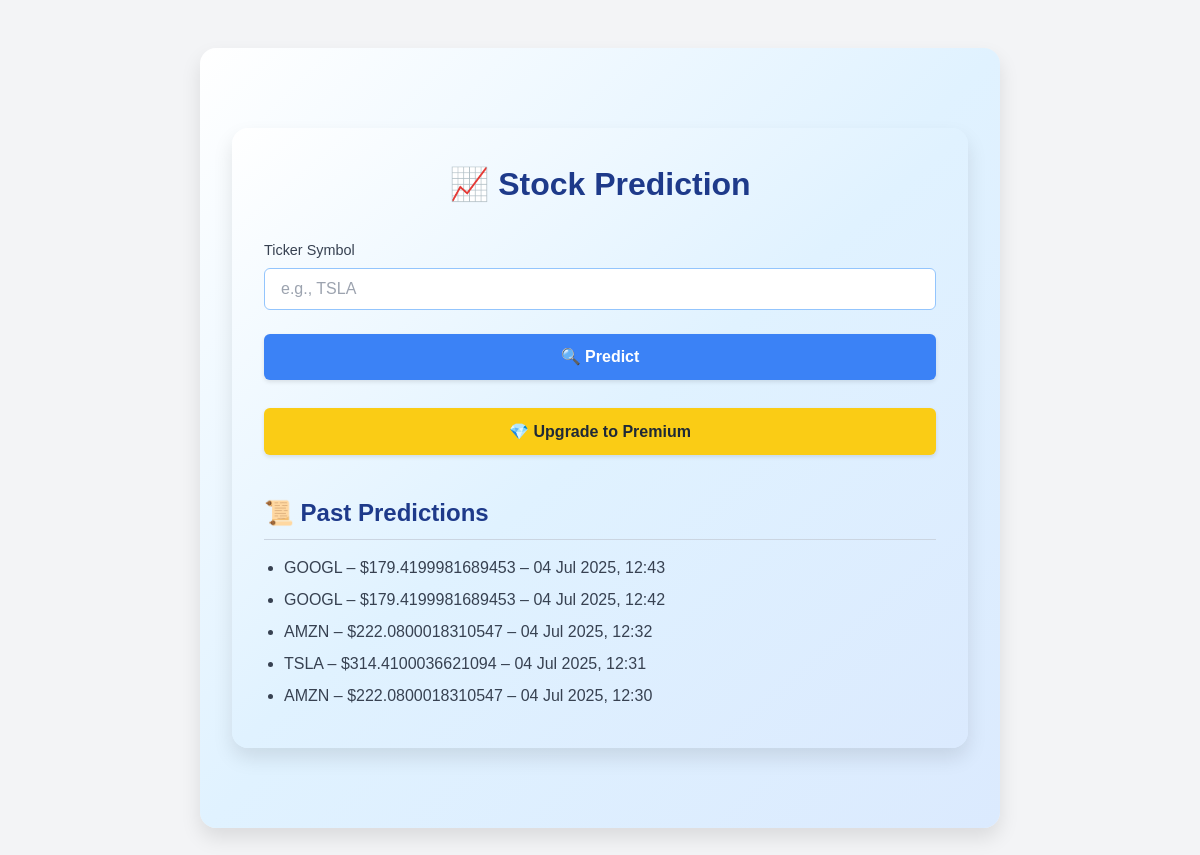
The app's page / (signed in), older data.
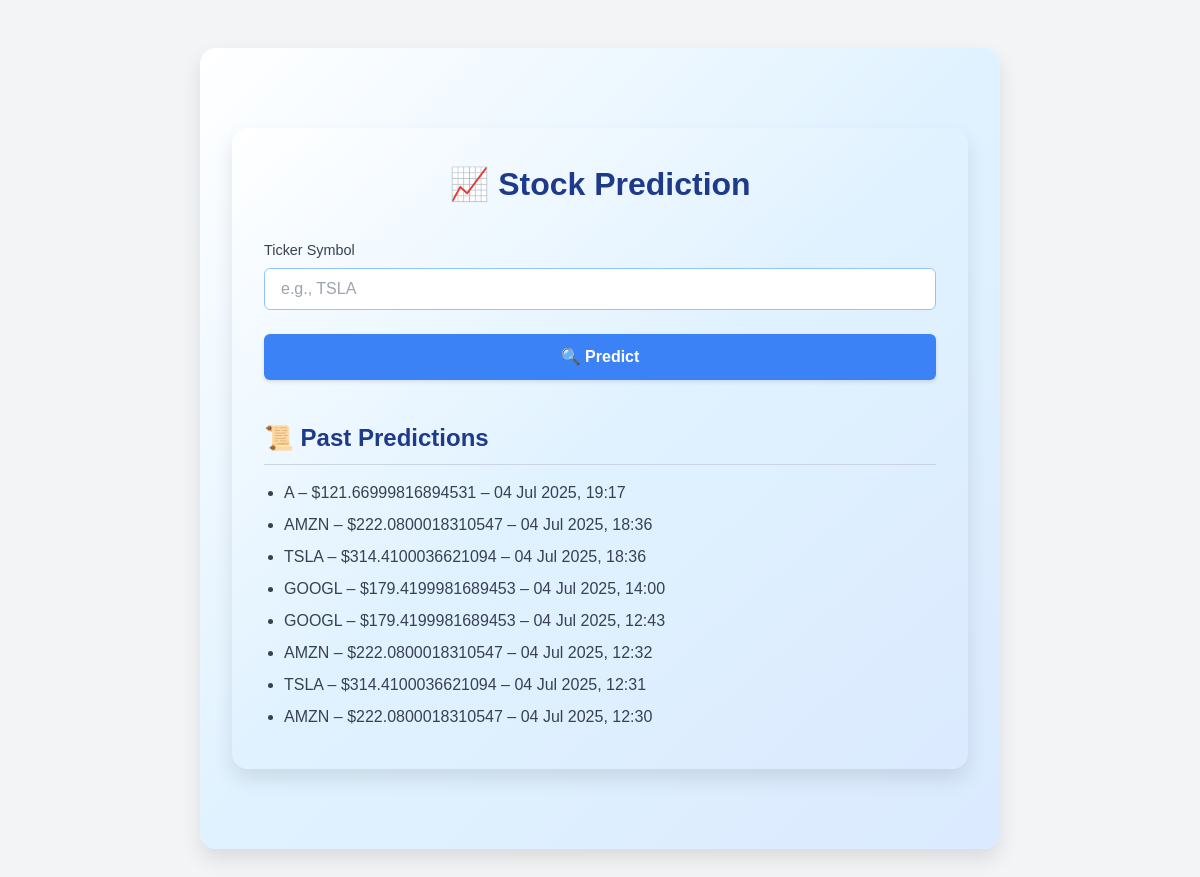
The same page, newer data.
### api/models.py (models this page shows, shortened)
class Prediction(models.Model):
    user = models.ForeignKey(User, on_delete=models.CASCADE)
    ticker = models.CharField(max_length=10)
    predicted_price = models.FloatField()
    created_at = models.DateTimeField(auto_now_add=True)
    metrics = models.JSONField(default=dict)
    chart1_path = models.CharField(max_length=255)
    chart2_path = models.CharField(max_length=255)

### api/views.py (the view, shortened to what this page needs)
# urls.py: path("", dashboard, name="dashboard"),
@login_required
def dashboard(request):
    prediction = None
    chart1_url = chart2_url = None
    user = request.user
    return render(request, "dashboard.html", {
        "prediction": prediction,
        "chart1_url": chart1_url,
        "chart2_url": chart2_url,
        "past_predictions": Prediction.objects.filter(user=user).order_by("-created_at"),
        "is_paid": Membership.objects.filter(user=request.user, is_paid=True).exists(),
    })

### templates/dashboard.html (shortened to what this page needs)
{% extends "base.html" %}
{% block content %}
<div class="container">
  <h1 class="heading">📈 Stock Prediction</h1>
  <form id="predict-form" method="POST">
    <div class="form-group">
      <label for="ticker">Ticker Symbol</label>
      <input type="text" name="ticker" id="ticker" placeholder="e.g., TSLA" required autocomplete="off">
    </div>
    <button type="submit" class="btn btn-primary">🔍 Predict</button>
  </form>
  {% if not is_paid %}
  <form action="/create-checkout-session/" method="GET" class="mt-4">
    <button class="btn btn-yellow mt-3">💎 Upgrade to Premium</button>
  </form>
  {% endif %}
  <div class="past-section">
    <h2 class="past-title">📜 Past Predictions</h2>
    <ul class="past-list">
      {% for p in past_predictions %}
        <li>{{ p.ticker }} – ${{ p.predicted_price }} – {{ p.created_at|date:"d M Y, H:i" }}</li>
      {% empty %}
        <li>No predictions yet.</li>
      {% endfor %}
    </ul>
  </div>
</div>
{% endblock %}

### templates/base.html (shortened to what this page needs)
{% load tailwind_tags %}
{% tailwind_css %}
<!DOCTYPE html>
<html lang="en">
<head>
</head>
<body class="bg-gray-100 text-gray-900">
  <div class="container mx-auto mt-8">
    {% block content %}{% endblock %}
  </div>
</body>
</html>

### templates/dashboard.html (style rules this page uses)
.container { max-width: 800px; margin: 3rem auto; padding: 2rem; background: linear-gradient(to bottom right, #ffffff, #e0f2ff, #dbeafe); border-radius: 1rem; box-shadow: 0 10px 20px rgba(0, 0, 0, 0.1); font-family: sans-serif; }
.heading { font-size: 2rem; font-weight: bold; text-align: center; color: #1e3a8a; margin-bottom: 2rem; }
.form-group { margin-bottom: 1.5rem; }
label { display: block; font-size: 0.9rem; font-weight: 500; margin-bottom: 0.4rem; color: #374151; }
input[type="text"] { width: 100%; padding: 0.5rem 1rem; border: 1px solid #93c5fd; border-radius: 0.375rem; background-color: white; transition: 0.2s ease; }
.btn { width: 100%; padding: 0.7rem; font-weight: 600; border: none; border-radius: 0.375rem; cursor: pointer; transition: background-color 0.2s ease; box-shadow: 0 2px 4px rgba(0, 0, 0, 0.1); }
.btn-primary { background-color: #3b82f6; color: white; }
.past-section { margin-top: 2.5rem; }
.past-title { font-size: 1.5rem; font-weight: 600; color: #1e3a8a; padding-bottom: 0.5rem; border-bottom: 1px solid #cbd5e1; margin-bottom: 1rem; }
.past-list { list-style: disc; padding-left: 1.25rem; color: #374151; }
.past-list li { margin-bottom: 0.5rem; }

Row changes from the older to the newer data that the page shows:
removed Prediction: ticker "GOOGL", predicted_price "179.4199981689453", created_at "04 Jul 2025, 12:42"
added Prediction: ticker "A", predicted_price "121.66999816894531", created_at "04 Jul 2025, 19:17"
added Prediction: ticker "AMZN", predicted_price "222.0800018310547", created_at "04 Jul 2025, 18:36"
added Prediction: ticker "TSLA", predicted_price "314.4100036621094", created_at "04 Jul 2025, 18:36"
added Prediction: ticker "GOOGL", predicted_price "179.4199981689453", created_at "04 Jul 2025, 14:00"
Text that changed along with them:
text no longer shown: "💎 Upgrade to Premium"
